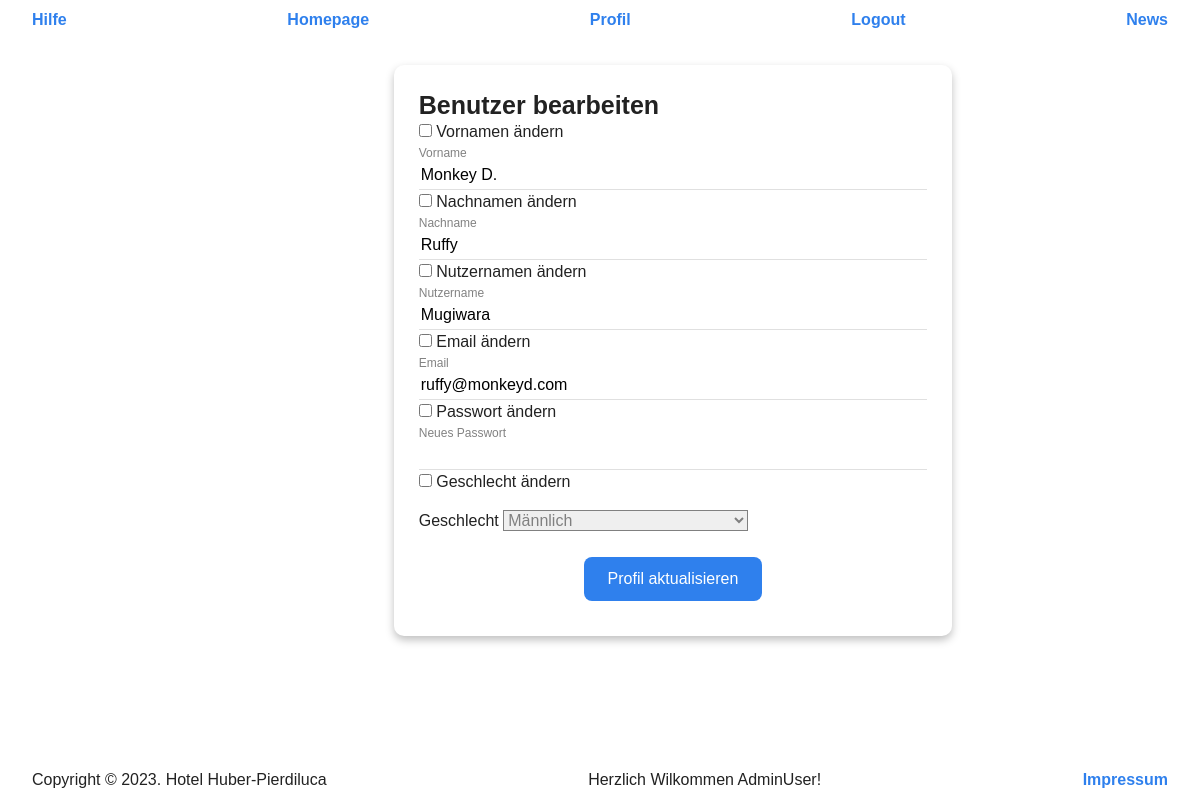
The page /profile_verwalten.php?user_id=2 (signed in) on the database its author committed.
### tables this page shows
CREATE TABLE `user` (
  `uID` int(11) NOT NULL,
  `uemail` varchar(100) NOT NULL,
  `uname` varchar(50) NOT NULL,
  `upassword` varchar(260) NOT NULL,
  `sex` enum('male','female','other') NOT NULL,
  `firstname` varchar(50) NOT NULL,
  `lastname` varchar(50) NOT NULL,
  `isAdmin` tinyint(1) NOT NULL DEFAULT 0,
  `isActive` tinyint(1) NOT NULL DEFAULT 1
);

### profile_verwalten.php (the view, shortened to what this page needs)
<?php
require_once("db/dbaccess.php");
$user_id = $_GET['user_id'];
$query = "SELECT uID, firstname, lastname, uname, uemail, upassword, sex FROM user WHERE uID = ? AND isAdmin = 0";
$stmt = $db->prepare($query);
$stmt->bind_param("i", $user_id);
$stmt->execute();
$stmt->bind_result($user_id, $firstname, $lastname, $uname, $uemail, $upassword, $sex);
?>
<?php
include("inc/header.php");
?>
<body>
    <div class="background-overlay">
        <div id="container">
            <div class="panel-container">
                <div class="panel">
                    <h1 class="panel_heading">Benutzer bearbeiten</h1>
                    <form method="post" action="profile_verwalten.php?user_id=<?php echo $user_id; ?>">
                    <input type="checkbox" name="enable_new_firstname" onclick="toggleField('new_firstname');" <?php if (isset($_POST['enable_new_firstname'])) echo 'checked'; ?>> Vornamen ändern
                        <div class="input">
                            <label for="new_firstname">Vorname</label>
                            <input id="new_firstname" name="new_firstname" type="text" value="<?php echo $firstname; ?>" <?php if (!isset($_POST['enable_new_firstname'])) echo 'readonly'; ?>>
                        </div>
                        <input type="checkbox" name="enable_new_lastname" onclick="toggleField('new_lastname');" <?php if (isset($_POST['enable_new_lastname'])) echo 'checked'; ?>> Nachnamen ändern
                        <div class="input">
                            <label for="new_lastname">Nachname</label>
                            <input id="new_lastname" name="new_lastname" type="text" value="<?php echo $lastname; ?>" <?php if (!isset($_POST['enable_new_lastname'])) echo 'readonly'; ?>>
                        </div>
                        <input type="checkbox" name="enable_new_uname" onclick="toggleField('new_uname');" <?php if (isset($_POST['enable_new_uname'])) echo 'checked'; ?>> Nutzernamen ändern
                        <div class="input">
                            <label for="new_uname">Nutzername</label>
                            <input id="new_uname" name="new_uname" type="text" value="<?php echo $uname; ?>" <?php if (!isset($_POST['enable_new_uname'])) echo 'readonly'; ?>>
                        </div>
                        <input type="checkbox" name="enable_new_email" onclick="toggleField('new_email');" <?php if (isset($_POST['enable_new_email'])) echo 'checked'; ?>> Email ändern
                        <div class="input">
                            <label for="new_email">Email</label>
                            <input id="new_email" name="new_email" type="email" value="<?php echo $uemail; ?>" <?php if (!isset($_POST['enable_new_email'])) echo 'readonly'; ?>>
                        </div>
                        <input type="checkbox" name="enable_new_password" onclick="toggleField('new_password');" <?php if (isset($_POST['enable_new_password'])) echo 'checked'; ?>> Passwort ändern
                        <div class="input">
                            <label for="new_password">Neues Passwort</label>
                            <input id="new_password" type="password" name="new_password" <?php if (!isset($_POST['enable_new_password'])) echo 'readonly'; ?>>
                        </div>
                        <input type="checkbox" name="enable_new_sex" onclick="toggleField('new_sex');" <?php if (isset($_POST['enable_new_sex'])) echo 'checked'; ?>> Geschlecht ändern
                        <div class="row-3">
                            <label for="new_sex">Geschlecht</label>
                            <select id="new_sex" name="new_sex" <?php if (!isset($_POST['enable_new_sex'])) echo 'disabled'; ?>>
                                <option value="male" <?php echo ($sex == 'male') ? 'selected' : ''; ?>>Männlich</option>
                            </select>
                        </div>
                        <button type="submit" name="update_profile">Profil aktualisieren</button>
                    </form>
                </div>
            </div>
        </div>
    </div>
    <?php
    include("inc/footer.php");
    ?>

### inc/footer.php (shortened to what this page needs)
<?php
if(isset($_SESSION['loggedin']) && $_SESSION['loggedin'] == true){
    $user_id = $_SESSION['user_id'];
    $query = "SELECT uname FROM user WHERE uID = ?";
    $stmt = $db->prepare($query);
    $stmt->bind_param("i", $user_id);
    $stmt->execute();
    $stmt->bind_result($uname);
}
?>
</main>
    <footer class="fixed-bottom">
        <nav>
            <ul class="navbar">
                <li class="navbarlist">Copyright &copy 2023. Hotel Huber-Pierdiluca</li>
                <?php
                    if(isset($_SESSION['loggedin']) && $_SESSION['loggedin'] == true){
                    echo '<li class ="navbarlist"> Herzlich Wilkommen '.$uname.'!</li>';
                    }else{
                        echo 'Sie sind nicht eingeloggt!';
                    }
                ?>
                <li class="navbarlist"><a href="Impressum.php">Impressum</a></li>
            </ul>
        </nav>
    </footer>
</body>
</html>

### css/style.css (style rules this page uses)
:root { --text-color: #828282; --border-color: #e0e0e0; --primary-color: #2f80ed; }
* { margin:0; line-height:1.5; font-family: Arial, sans-serif; box-sizing:border-box; }
body { padding: 0; margin: 0; color:#222; height: 100%; background-repeat: no-repeat; }
a { color: var(--primary-color); text-decoration:none; font-weight:bold; }
select { margin-top:1em; margin-bottom:1em; outline:none; border: 1.75px solid grey; width: 245px; }
.fixed-bottom { background-image: none; background-color: white; }
.navbar { list-style-type: none; margin:0; background-image: none; background-color: white; padding-left: 32px; padding-right: 32px; }
.navbarlist { display:inline; }
#container { max-width: 900px; margin: 0 auto; padding: 25px; display: grid; grid-template-columns: repeat(12, 1fr); gap: 25px; align-items: center; height: 100% }
.panel-container { grid-column: 4/12; }
.panel { background-color: white; padding: 25px; border-radius: 10px; box-shadow: 0px 4px 8px rgba(0,0,0,0.25); }
.panel_heading { font-size: 25px; font-weight: 700; margin: 0; align-content: center; }
.input label { font-size: 12px; color: var(--text-color); display: block; }
.input input { border: none; border-bottom: 1px solid var(--border-color); width: 100%; outline: none; padding-top: 0px; height: 28px; }
button { display: block; margin: 10px auto; border: 10px; padding: 10px 24px; color: white; background-color: var(--primary-color); border-radius: 8px; }

### rows shown on the page
user: new_firstname "Monkey D.", new_lastname "Ruffy", new_uname "Mugiwara", new_email "ruffy@monkeyd.com", new_sex "Männlich"
user: uname "AdminUser"
